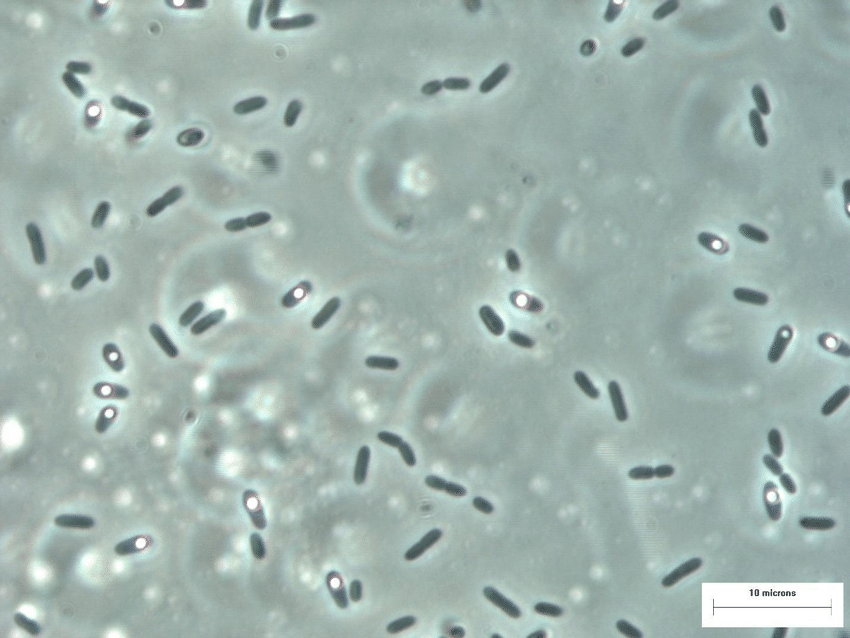
#> input picture bacterie.png, 850 x 638 px
$ jupyter execute scipypython.ipynb
#> lines starting #> are read from the running program, lines starting #| are printed output that depends on the picture; after the words box and inside, x2 and y2 are one past the last pixel; in counts of white or black regions, pixels touching at a corner belong together
[cell 1]
import numpy as np
import matplotlib.pyplot as plt

[cell 2]
x = np.linspace(0, 10, 10)
y = np.sin(x)
plt.scatter(x, y)

[cell 3]
from scipy.interpolate import interp1d

[cell 4]
f = interp1d(x, y, kind='cubic')

new_x = np.linspace(0, 10, 30)
result = f(new_x)
plt.scatter(x, y)
plt.scatter(new_x, result, c='r')

[cell 5]
x = np.linspace(0, 2, 100)
y = 1/3*x**3 + 3/5 * x**2 + 2 + np.random.randn(x.shape[0])/20
plt.scatter(x, y)

[cell 6]
def f(x, a, b, c, d):
    return a * x**3 + b * x**2 + c * x + d

[cell 7]
from scipy import optimize

[cell 8]
params, param_curve = optimize.curve_fit(f, x, y)
params[3]

[cell 9]
plt.scatter(x, y, c=y, s=100)
plt.plot(x, f(x,params[0], params[1], params[2], params[3]), c='g', lw=2)
#> figure, not shown here; curve peaks at x = 2, y = 7.11

[cell 10]
def f(x):
    return x**2 + 15*np.sin(x)

[cell 11]
x = np.linspace(-10, 10, 100)
plt.plot(x, f(x))
#> figure, not shown here; curve peaks at x = -10, y = 108.2

[cell 12]
x0=-5
result = optimize.minimize(f, x0=x0).x

[cell 13]
plt.plot(x, f(x), lw=3, zorder=-1)
plt.scatter(result, f(result), s=100, c='r', zorder=1)
plt.scatter(x0, f(x0), s=200, marker='+', c='g', zorder=1)
plt.show()
#> figure, not shown here; curve peaks at x = -10, y = 108.2

[cell 14]
x = np.linspace(0, 20, 100)
y = x + 4 * np.sin(x) + np.random.randn(x.shape[0])
plt.plot(x, y)
#> figure, not shown here; curve peaks at x = 19.8, y = 25.21

[cell 15]
from scipy import signal

[cell 16]
new_y = signal.detrend(y)

[cell 17]
plt.plot(x, y)
plt.plot(x, new_y)
#> figure, not shown here; curve peaks at x = 19.8, y = 25.21; curve peaks at x = 19.8, y = 6.18

[cell 18]
x = np.linspace(0, 30, 1000)
y = 3*np.sin(x) + 2*np.sin(5*x) + np.sin(10*x)
plt.plot(x, y)
#> figure, not shown here; curve peaks at x = 1.47, y = 5.58

[cell 19]
from scipy import fftpack

[cell 20]
fourier = fftpack.fft(y)
power = np.abs(fourier)
frequences = fftpack.fftfreq(y.size)
plt.plot(np.abs(frequences), power)

[cell 21]
x = np.linspace(0, 30, 1000)
y = 3*np.sin(x)+2*np.sin(5*x)+np.sin(10*x)+np.random.randn(1000)
plt.plot(x, y)
#> figure, not shown here; curve peaks at x = 7.66, y = 7

[cell 22]
fourier = np.abs(fftpack.fft(y))
frequences = np.abs(fftpack.fftfreq(y.size))
plt.plot(frequences, fourier)
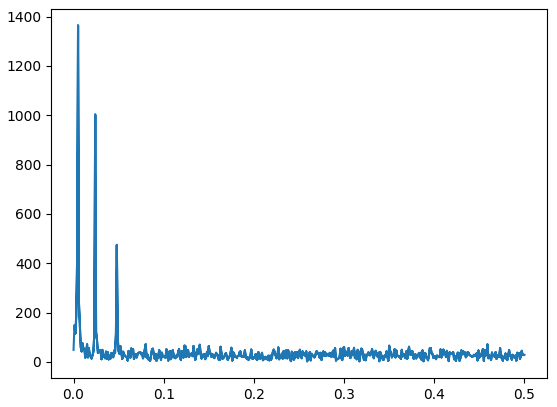
#> figure drawn by matplotlib, 1 panel

[cell 23]
fourier[power<400] = 0

[cell 24]
plt.plot(frequences, fourier)

[cell 25]
filtered_signal = fftpack.ifft(fourier)

[cell 26]
plt.figure(figsize=(12, 8))
plt.plot(x, y, lw=0.5)
plt.plot(x, filtered_signal, lw=3)
plt.show()
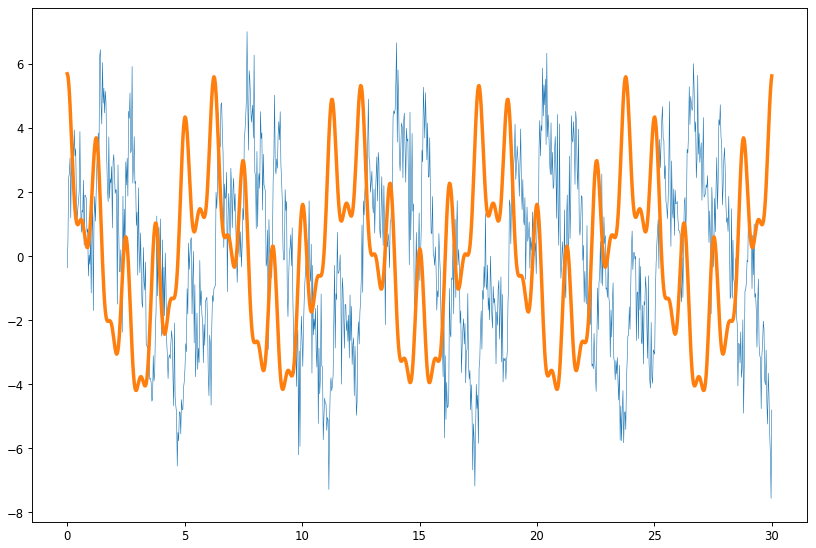
#> figure drawn by matplotlib, 1 panel; curve peaks at x = 7.66, y = 7; curve peaks at x = 0, y = 5.69

[cell 27]
from scipy import ndimage

[cell 28]
np.random.seed(0)
X = np.zeros((32, 32))
X[10:-10, 10:-10]=1
X[np.random.randint(0, 32, 30), np.random.randint(0, 32, 30)] = 1
plt.imshow(X)
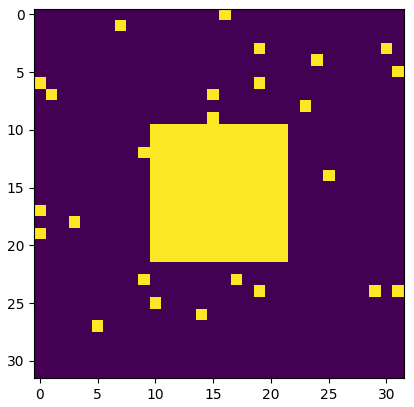
#> figure drawn by matplotlib, 1 panel

[cell 29]
open_x = ndimage.binary_opening(X)
plt.imshow(open_x)
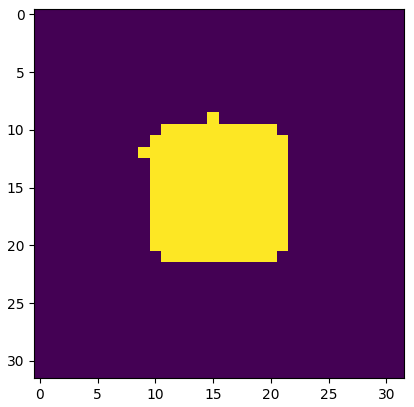
#> figure drawn by matplotlib, 1 panel

[cell 30]
image = plt.imread('bacterie.png')
#> image is the input picture: shape (638, 850, 4) float32; mean R, G, B, A 0.63, 0.704, 0.682, 1
image = image[:, :, 0]
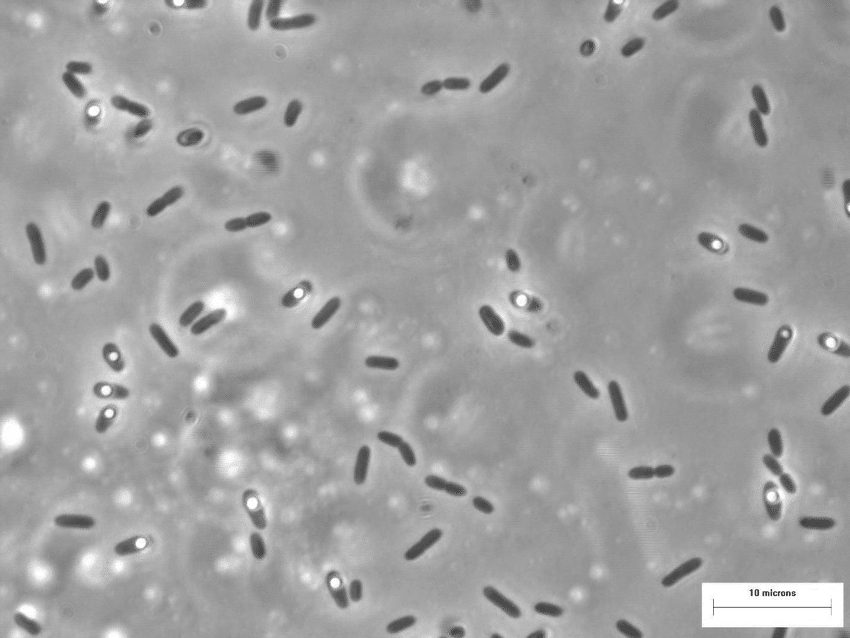
#> image: shape (638, 850) float32; min 0.231, max 1, mean 0.631
plt.imshow(image)
image.shape
#> Out = (638, 850)

[cell 31]
image_2 = np.copy(image)
plt.hist(image_2.ravel(), bins=255)
plt.show()
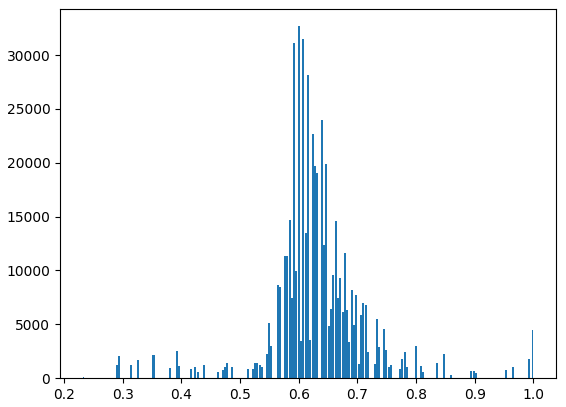
#> figure drawn by matplotlib, 1 panel; tallest bar 32677 high, from x = 0.599 to 0.602

[cell 32]
image = image < 0.5
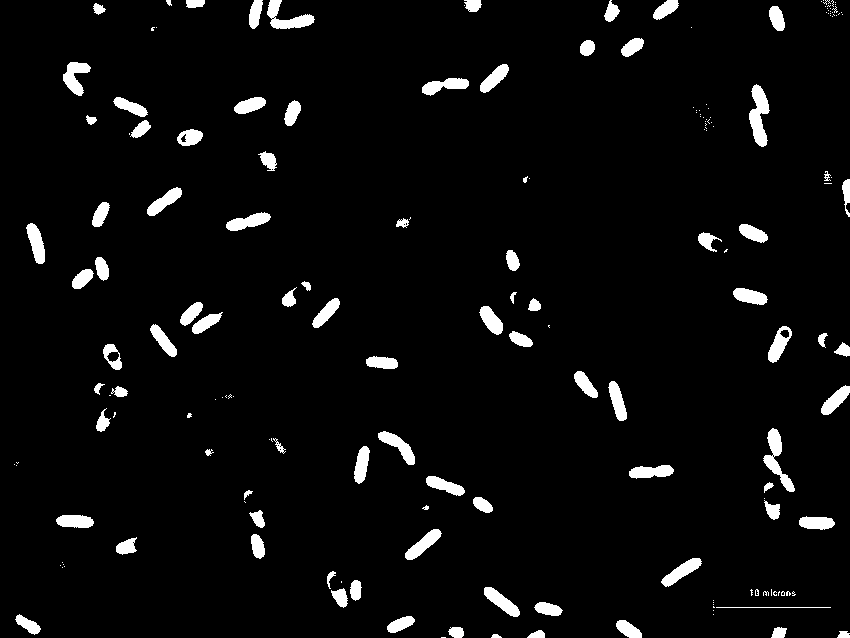
#> image: shape (638, 850) bool; 4.4% white; 181 white regions (91 under 20 px), largest, box (x1, y1, x2, y2) and area: (749, 84, 770, 147) 760, (763, 428, 795, 492) 680, (267, 0, 315, 29) 614

[cell 33]
plt.imshow(image)

[cell 34]
open_x = ndimage.binary_opening(image)
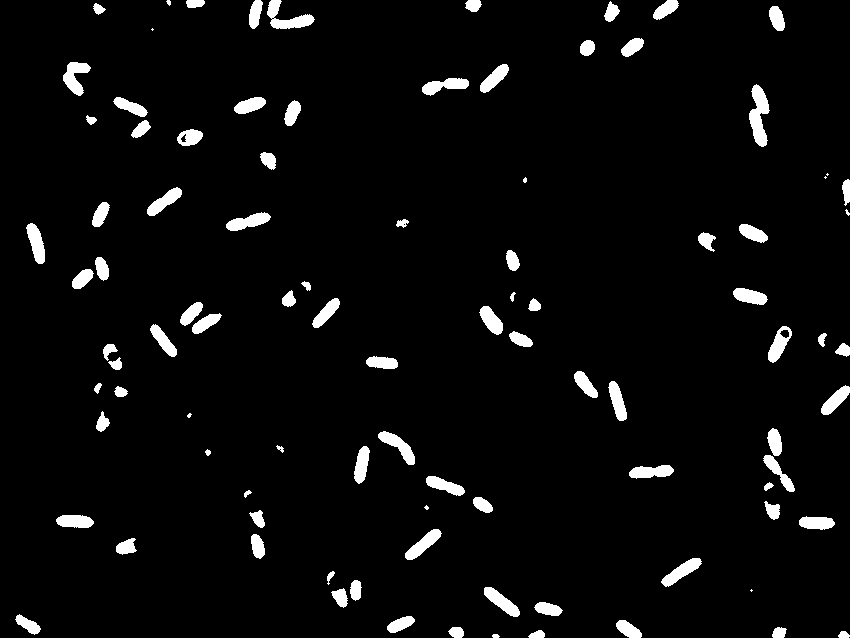
#> open_x: shape (638, 850) bool; 4.2% white; 96 white regions (8 under 20 px), largest, box (x1, y1, x2, y2) and area: (749, 84, 770, 147) 759, (267, 0, 315, 29) 608, (63, 62, 91, 96) 506
plt.imshow(open_x)

[cell 35]
label_image, n_labels = ndimage.label(open_x)
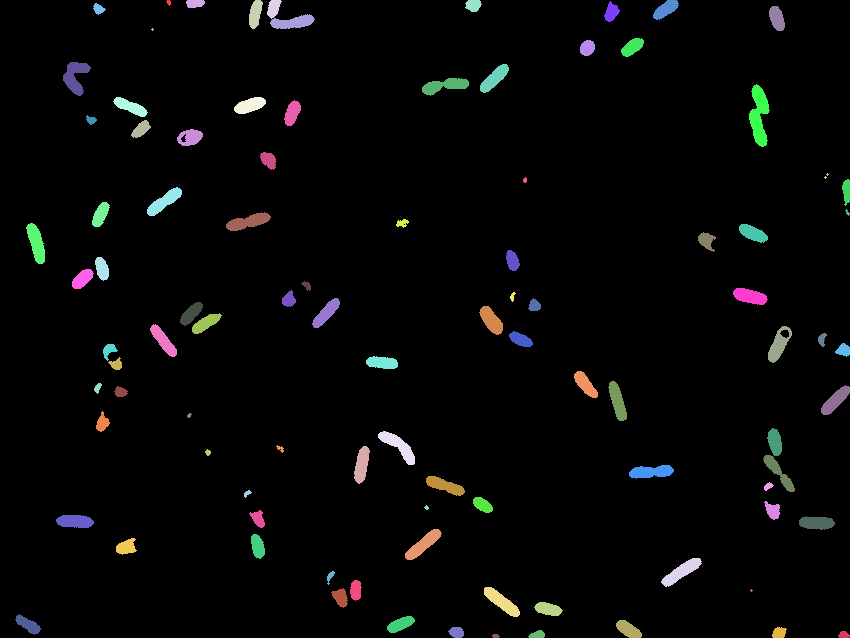
#> label_image: shape (638, 850) int32; 98 distinct labels, from 0 to 97; one colour per label, 0 black
#> n_labels = 97
n_labels
#> Out = 97

[cell 36]
plt.imshow(label_image)

[cell 37]
sizes = ndimage.sum(open_x, label_image, range(n_labels))
#> sizes = 97 values, max 759 at index 17, min 0 at index 0, mean 236.9

[cell 38]
sizes
#> Out has the same summary as sizes

[cell 39]
plt.scatter(range(n_labels), sizes, c='gold')
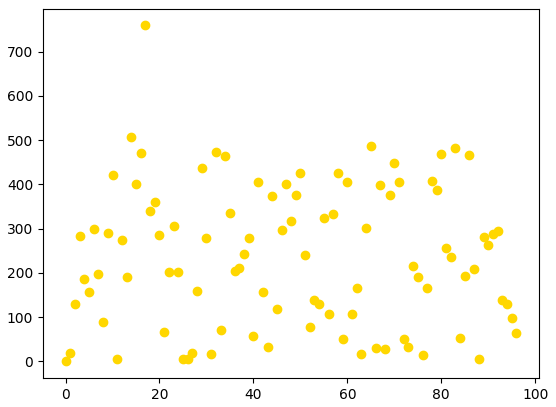
#> figure drawn by matplotlib, 1 panel
